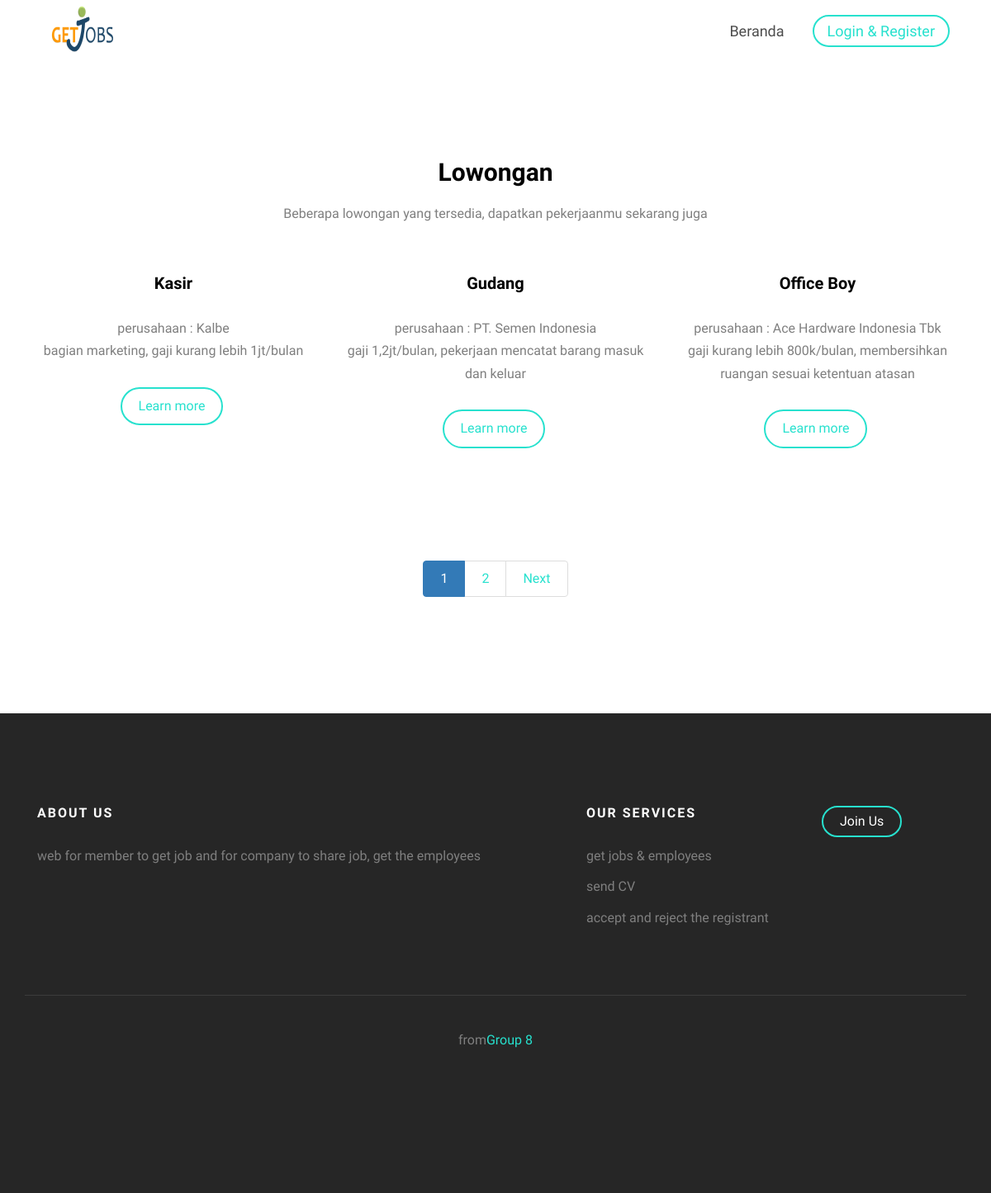
The page /index.php/visitor/lowongan on the database its author committed.
### tables this page shows
CREATE TABLE `lowongan` (
  `id_lowongan` int(11) NOT NULL,
  `lowongan` varchar(50) NOT NULL,
  `deskripsi` varchar(255) NOT NULL,
  `jumlah` int(11) NOT NULL,
  `persyaratan` varchar(255) NOT NULL,
  `id_perusahaan` int(11) NOT NULL,
  `tanggal_post` date NOT NULL,
  `status` enum('buka','tutup') NOT NULL
);

CREATE TABLE `perusahaan` (
  `id_perusahaan` int(11) NOT NULL,
  `nama_perusahaan` varchar(50) NOT NULL,
  `alamat` varchar(100) NOT NULL,
  `no_telp` varchar(12) NOT NULL,
  `email` varchar(50) NOT NULL,
  `website` varchar(50) NOT NULL,
  `fax` varchar(12) NOT NULL,
  `visi` longtext NOT NULL,
  `misi` longtext NOT NULL,
  `tahun_berdiri` year(4) NOT NULL,
  `id_jenis_perusahaan` int(11) NOT NULL,
  `foto` varchar(25) NOT NULL,
  `fk_user` int(11) NOT NULL
);

### application/controllers/Visitor.php (called while the page is built, shortened)
<?php
class Visitor extends CI_Controller {
	public function __construct()
	{
		$this->load->model('dataVisitor');
	}
	public function lowongan()
	{
		$this->load->model('dataMember');
		$limit_per_page = 3;
		$start_index = ( $this->uri->segment(3) ) ? $this->uri->segment(3) : 0;
		$total_records = $this->dataMember->get_total_lowongan();
		if ($total_records > 0) {
			$data['lowongan'] = $this->dataMember->get_lowongan($limit_per_page, $start_index);
			$config['base_url'] = base_url() . 'visitor/lowongan';
			$config['total_rows'] = $total_records;
			$config['per_page'] = $limit_per_page;
			$config['uri_segment'] = 3;
			$this->pagination->initialize($config);
			$data['links'] = $this->pagination->create_links();
		}
		$this->load->view('visitor/lowongan', $data);
	}
}

### index.php (called while the page is built, shortened)
<?php
require_once BASEPATH.'core/CodeIgniter.php';

### application/models/DataMember.php (called while the page is built, shortened)
<?php
class DataMember extends CI_Model {
	public function get_lowongan($limit = FALSE, $offset = FALSE)
	{
		if ($limit) {
			$this->db->limit($limit, $offset);
		}
		$this->db->select('*');
		$this->db->from('lowongan');
		$this->db->join('perusahaan', 'lowongan.id_perusahaan = perusahaan.id_perusahaan');
		$this->db->order_by('id_lowongan', 'asc');
		$this->db->where('status', 'buka');
		return $this->db->get()->result();
	}
}

### application/views/visitor/lowongan.php (the view, shortened to what this page needs)
<div id="fh5co-services-section">
	<div class="container">
		<div class="row">
			<div class="col-md-6 col-md-offset-3 text-center fh5co-heading animate-box">
				<h2>Lowongan</h2>
				<p>Beberapa lowongan yang tersedia, dapatkan pekerjaanmu sekarang juga </p>
			</div>
			<?php foreach ($lowongan as $key): ?>
			<div class="col-md-4 text-center item-block animate-box">
				<h3><?php echo $key->lowongan; ?></h3>
				<p>
					perusahaan : <?php echo $key->nama_perusahaan; ?>
					<br>
					<?php echo $key->deskripsi; ?>
				</p>
				<p><a href="<?php echo base_url() ?>visitor/detail_lowongan/<?php echo $key->id_lowongan; ?>" class="btn btn-primary btn-outline with-arrow">Learn more <i class="icon-arrow-right"></i></a></p>
			</div>
			<?php endforeach ?>
		</div>
		<div class="text-center">
			<?php
				if (isset($links)) {
					echo $links;
				}
			?>
		</div>
	</div>
</div>

### assets/user/css/style.css (style rules this page uses)
body { font-family: "Raleway", Arial, sans-serif; font-weight: 400; font-size: 16px; line-height: 1.7; color: #7f7f7f; background: #fff; height: 100%; position: relative; }
a { color: #27E1CE; -webkit-transition: 0.5s; -o-transition: 0.5s; transition: 0.5s; }
p { margin-bottom: 30px; }
h1, h2, h3, h4, h5, h6, figure { color: #000; font-family: "Raleway", Arial, sans-serif; font-weight: 400; margin: 0 0 30px 0; }
.btn { margin-right: 4px; margin-bottom: 4px; font-family: "Raleway", Arial, sans-serif; font-size: 16px; font-weight: 400; -webkit-border-radius: 30px; -moz-border-radius: 30px; -ms-border-radius: 30px; border-radius: 30px; -webkit-transition: 0.5s; -o-transition: 0.5s; transition: 0.5s; }
.btn-primary { background: #27E1CE; color: #fff; border: 2px solid #27E1CE; }
.btn-primary.btn-outline { background: transparent; color: #27E1CE; border: 2px solid #27E1CE; }
.btn-outline { background: none; border: 2px solid gray; font-size: 16px; -webkit-transition: 0.3s; -o-transition: 0.3s; transition: 0.3s; }
.btn.with-arrow { position: relative; -webkit-transition: 0.3s; -o-transition: 0.3s; transition: 0.3s; }
#fh5co-services-section, #fh5co-work-section, #fh5co-testimony-section, #fh5co-blog-section { padding: 7em 0; }
.item-block { margin-bottom: 7em; float: left; }
.item-block h3 { font-size: 20px; font-weight: 700; }
.item-block p:last-child { margin-bottom: 0; }
.fh5co-heading { margin-bottom: 30px; }
.fh5co-heading h2 { margin-bottom: 20px; font-weight: 700; }
.js .animate-box { opacity: 0; }

### rows shown on the page
lowongan: lowongan "Kasir", id_perusahaan.nama_perusahaan "Kalbe", deskripsi "bagian marketing, gaji kurang lebih 1jt/bulan"
lowongan: lowongan "Gudang", id_perusahaan.nama_perusahaan "PT. Semen Indonesia", deskripsi "gaji 1,2jt/bulan, pekerjaan mencatat barang masuk dan keluar"
lowongan: lowongan "Office Boy", id_perusahaan.nama_perusahaan "Ace Hardware Indonesia Tbk", deskripsi "gaji kurang lebih 800k/bulan, membersihkan ruangan sesuai ketentuan atasan"

### other values the page prints
$links "1 2 Next"
